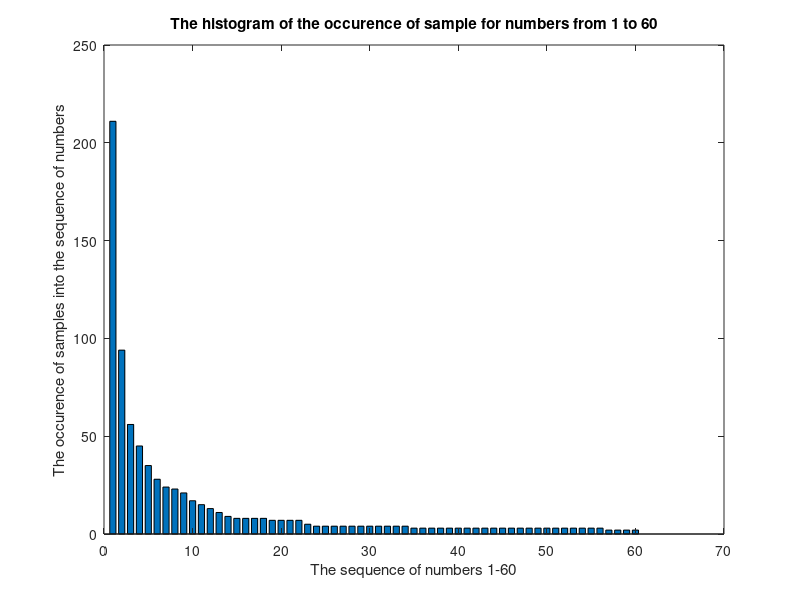

The MATLAB script that drew this image:
Sample_Size=1000;
Constant = 4.679;
Probability=1/Constant;
Random_Number=rand(1000,1);
count =0;
%Used Inverse transform method to produce the sequence X1
%for Iteration_Var1=1:1:Sample_Size
 %   if(Random_Number(Iteration_Var1,1)<((Probability)/(1))) % This is used to generate X1 ( If u<p1 X=X1)
  %      count=count+1; % This is used to store all the values(Sample_Sizes) which is under X1.
   % end
%end
%Vector_A(:,1)=count;% Store the value of X1 to the Vector_A(i=1)
%Used Inverse transform method to produce the sequence X2 to X60
for Iteration_Var1=1:1:60
    count =0;
    for Iteration_Var2=1:1:Sample_Size
 % This is used to generate X2 to X60 ( If p1<= u <p2 then X=X2)
    if((Probability)/(Iteration_Var1))>Random_Number(Iteration_Var2,1)>=((Probability)/(Iteration_Var1+1))
    count=count+1; % This is used to store all the values(Sample_Sizes)which is under Xk
    end
    end
    Vector_B(:,Iteration_Var1)=(Probability)/(Iteration_Var1);
    Vector_A(:,Iteration_Var1)=count; % Store the value of Xk to the Vector_A(i=k)
end
disp(Random_Number)
disp(Vector_A);
disp(Vector_B);
bar(1:60,Vector_A,'BarWidth',0.7);
title('The histogram of the occurence of sample for numbers from 1 to 60');
xlabel('The sequence of numbers 1-60');
ylabel('The occurence of samples into the sequence of numbers');
